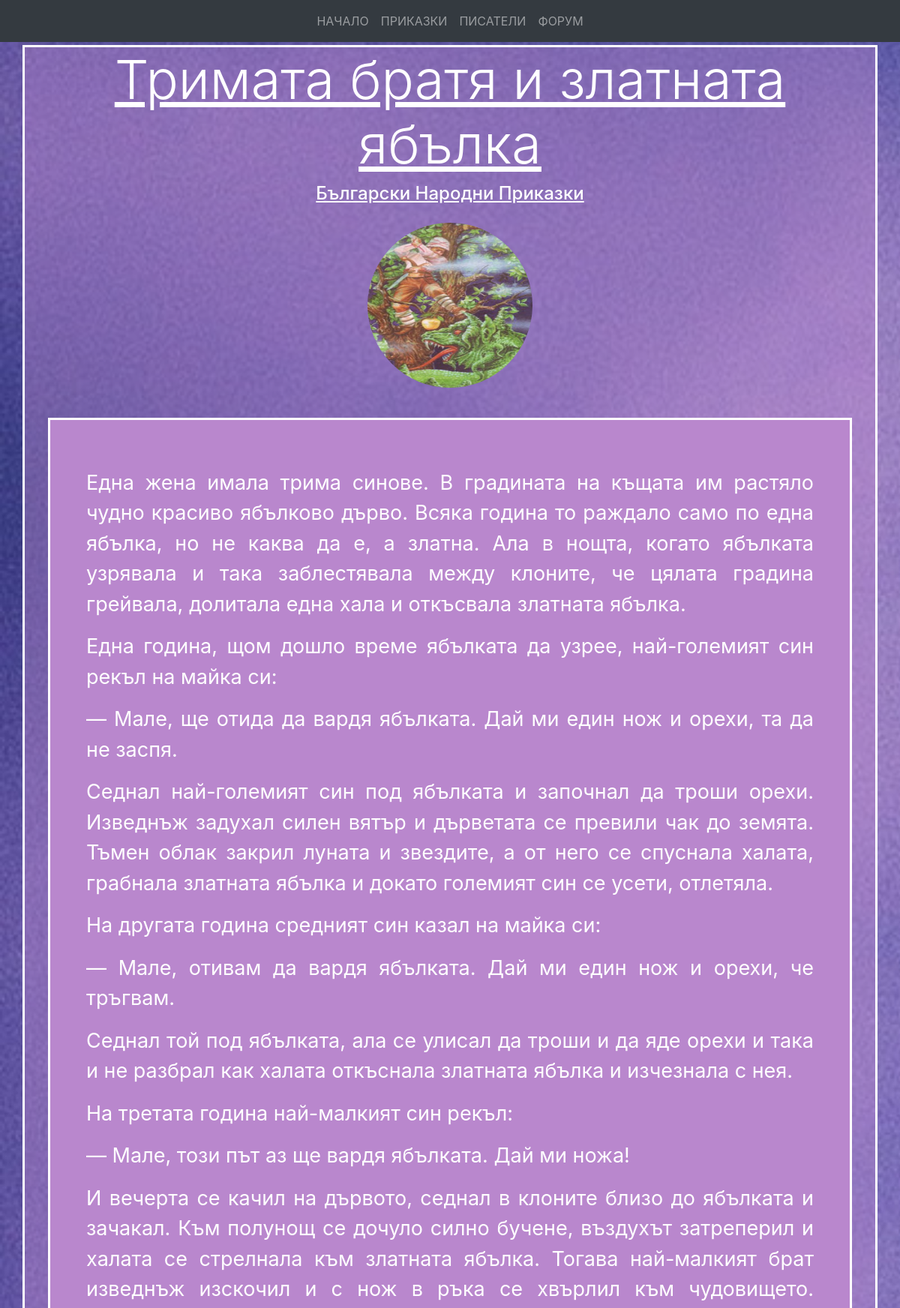
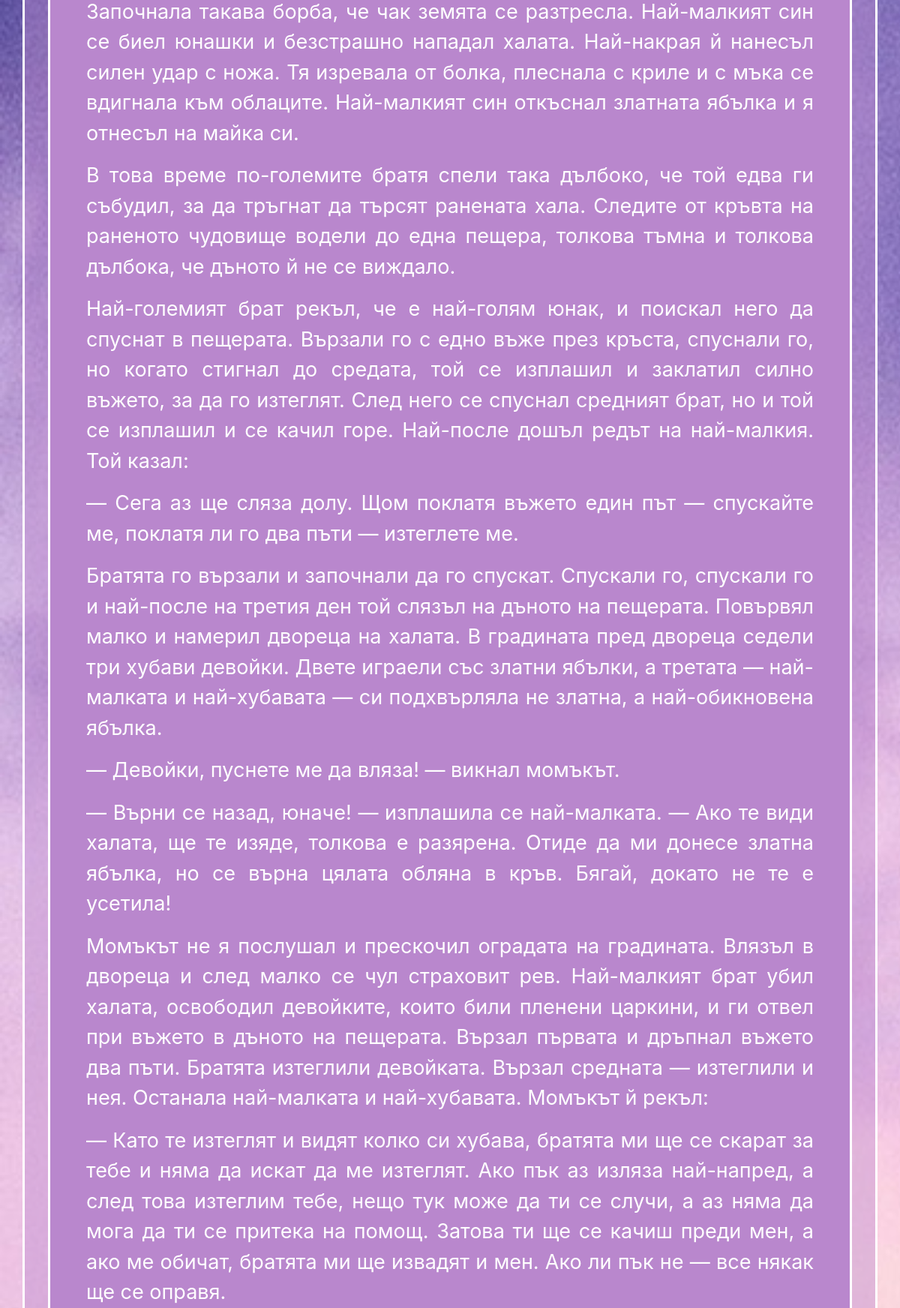
The page /1 (upper part) on the database its author committed (2 pictures, top to bottom).
### website/models.py (models this page shows, shortened)
class FairyTale(models.Model):
    id = models.BigAutoField(primary_key=True)
    title = models.CharField(max_length=256)
    author = models.ForeignKey(Author, on_delete=models.CASCADE)
    content = RichTextField(blank=True, null=True)
    image = models.ImageField(null=True, blank=True)
    times_read = models.IntegerField(default=1)

class Author(models.Model):
    id = models.BigAutoField(primary_key=True)
    name = models.CharField(max_length=64)
    nationality = models.CharField(max_length=32)
    date_of_birth = models.DateField()
    date_of_death = models.DateField()
    biography = RichTextField(blank=True, null=True)
    def __str__(self):
        return f"{self.name}"

### website/views.py (the view)
# urls.py: path('<int:id>', views.content, name='content'),
def content(request, id):
    tale = get_object_or_404(FairyTale, pk=id)
    return render(request, "website/content.html",
                  {"tale": tale})

### website/templates/website/content.html (shortened to what this page needs)
{% load static %}
<html>
<head>
    <link rel="stylesheet" href="{% static 'website/style.css' %}">
    <link rel="stylesheet" href="https://stackpath.bootstrapcdn.com/bootstrap/4.3.1/css/bootstrap.min.css"
>
</head>
<body>
<nav class="navbar navbar-expand-lg navbar-dark bg-dark">
    <div class="collapse d-flex justify-content-center navbar-collapse" id="navbarNavAltMarkup">
        <div class="navbar-nav">
            <a class="nav-item nav-link" href="{% url 'home' %}">НАЧАЛО</a>
            <a class="nav-item nav-link" href="{% url 'tales' %}">ПРИКАЗКИ</a>
            <a class="nav-item nav-link" href="{% url 'authors' %}">ПИСАТЕЛИ</a>
            <a class="nav-item nav-link" href="{% url 'forum' %}">ФОРУМ</a>
        </div>
    </div>
</nav>
<div class="container border-white bg-reading-notsolid mt-1 text-white">
    <div>
        <h2 class="display-3 text-center underlined">{{tale.title}}</h2>
        <h4 class="display-5 text-center underlined">{{tale.author}}</h4>
        <div class="text-center mt-4">
            <img class="bd-placeholder-img rounded-circle" height="220px" width="220px"
                 src="{{tale.image.url}}">
        </div>
        <br>
        <div class="m-3 bg-reading-solid border-white fs-27 text-justify p-5">
            <p>{{tale.content|safe}}</p>
        </div>
    </div>
</div>
</body>
</html>

### website/static/website/style.css (style rules this page uses)
html { font-family: -apple-system, BlinkMacSystemFont, 'Segoe UI', Roboto, Oxygen, Ubuntu, Cantarell, 'Open Sans', 'Helvetica Neue', sans-serif; }
body { background-image: url("images/bg-img.jpg"); background-repeat: no-repeat; background-size: cover; }
.border-white { border: solid 3px #fff; }
.underlined { text-decoration: underline; }
.bg-reading-solid { background-color: rgba(185, 135, 205); }
.bg-reading-notsolid { background-color: rgba(185, 135, 205, 0.4); }
.fs-27 { font-size: 27px; }

### rows shown on the page
FairyTale: title "Тримата братя и златната ябълка", author "Български Народни Приказки", image (picture), content "Една жена имала трима синове. В градината на къщата им растяло чудно красиво ябълково дърво. Всяка година то раждало само по една ябълка, но не каква да е, а златна. Ала в нощта, когато ябълката узрявала и така заблестявала между клоните, че цялата градина грейвала, долитала една хала и откъсвала златната ябълка. Една година, щом дошло време ябълката да узрее, най-големият син рекъл на майка си: — Мале, ще отида да вардя ябълката. Дай ми един нож и орехи, та да не заспя. Седнал най-големият син под ябълката и започнал да троши орехи. Изведнъж задухал силен вятър и дърветата се превили чак до земята. Тъмен облак закрил луната и звездите, а от него се спуснала халата, грабнала златната ябълка…"
